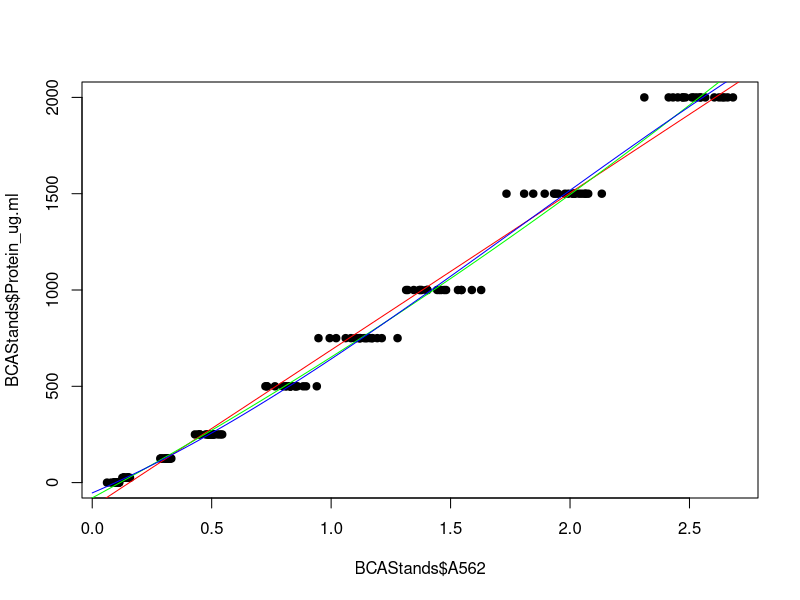
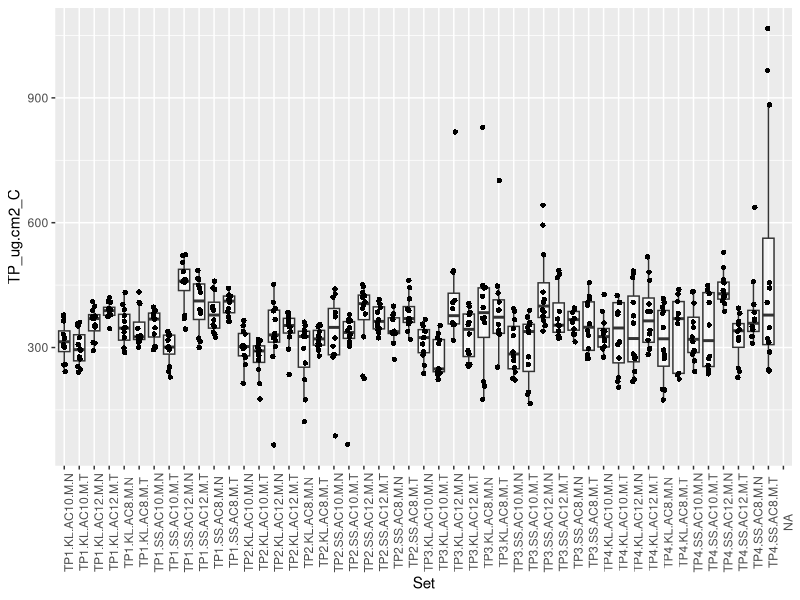
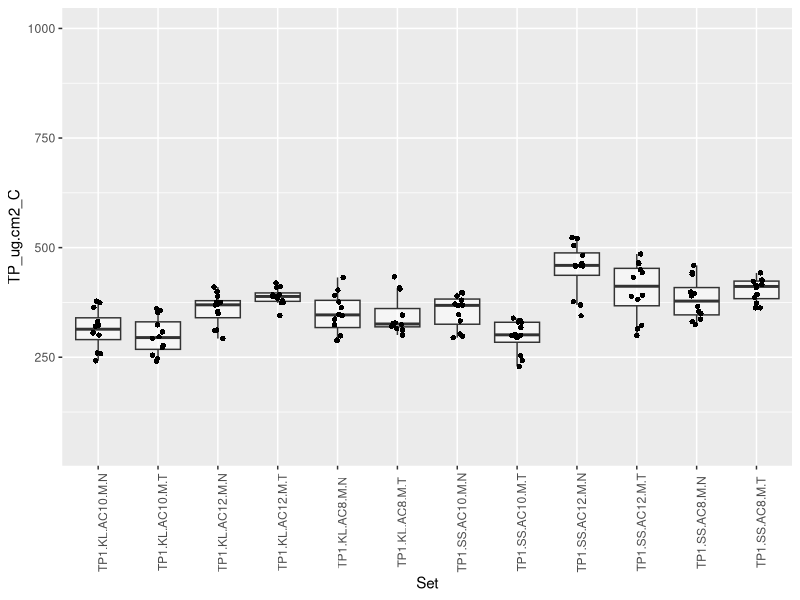
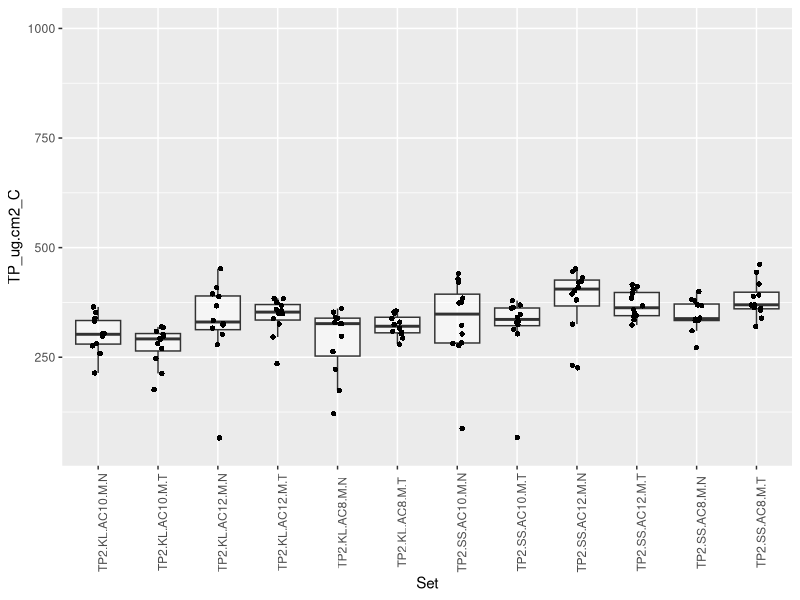
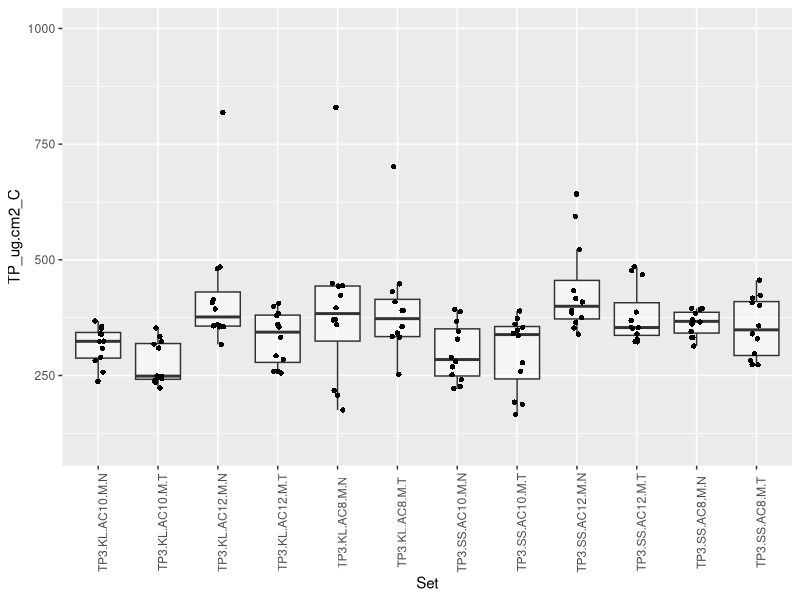
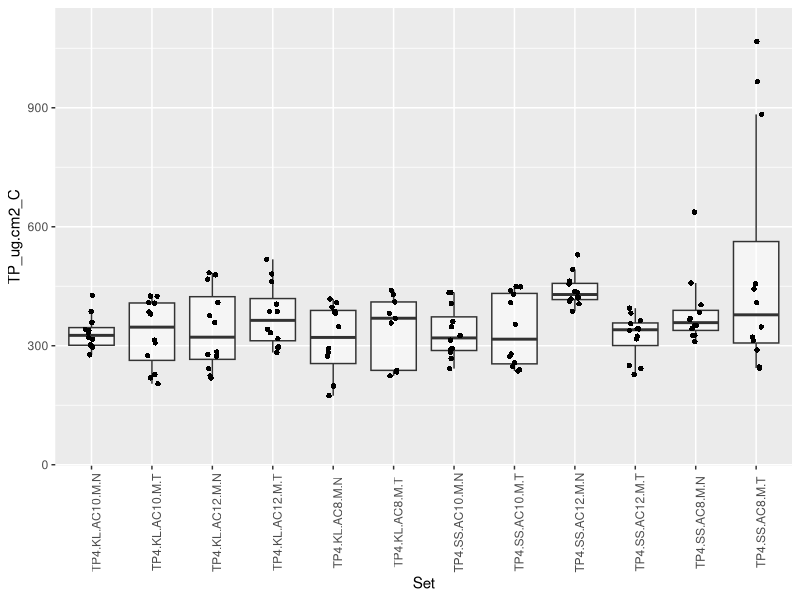
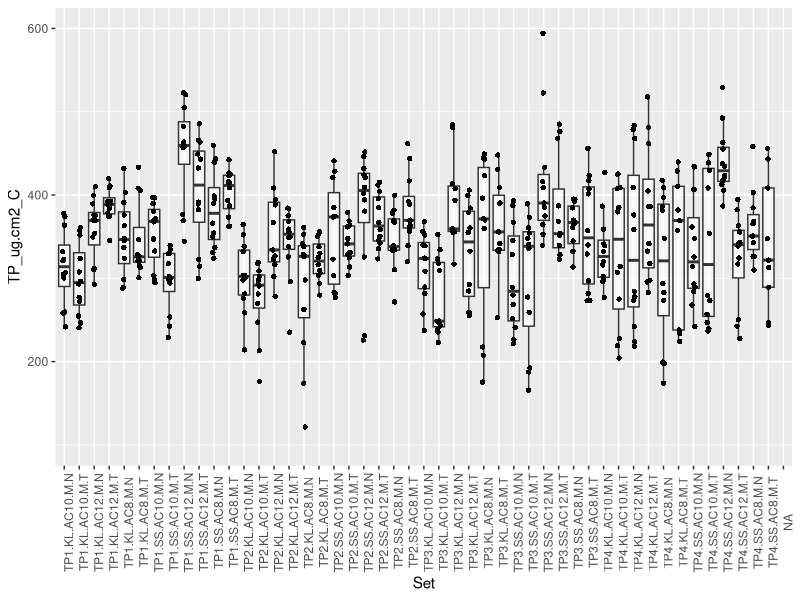
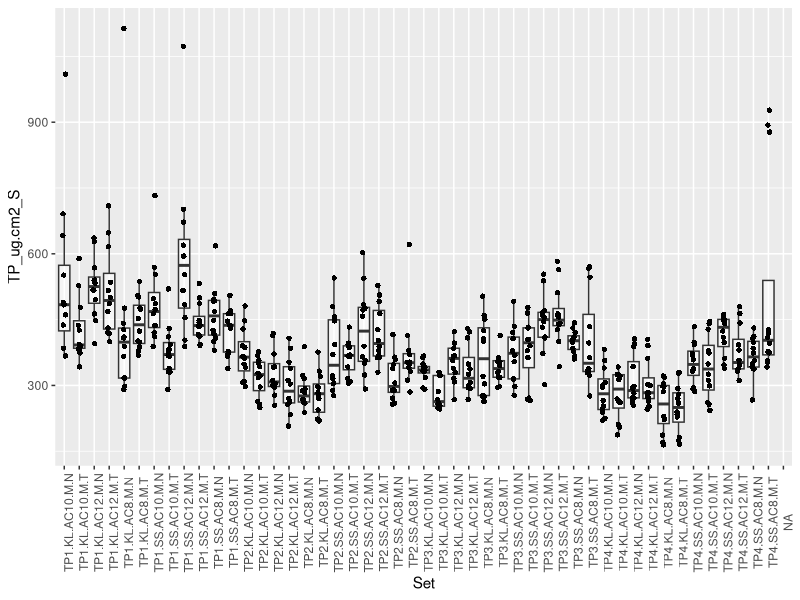

These charts were generated, in order, by the following R code: (Note: this script raises an error after producing the figures.)
## ---- chunk 1
knitr::opts_chunk$set(echo = TRUE, warning = FALSE, message = FALSE)
## ---- chunk 2
##Install Packages if Needed
if (!require("ggplot2")) install.packages("ggplot2")
if (!require("plyr")) install.packages("plyr")

##Load Packages
library(ggplot2) #Required for ggplots
library(plyr) #Required for rename function
## ---- chunk 3
#Note: Run "Graphing Parameters" section from 01_ExperimentalSetup.Rmd file
## ---- chunk 4
####Load Data

Prot<-read.csv("Data/Protein.csv", header=TRUE)
Bio<-read.csv("Data/Biomass.csv", header=TRUE)
Sym<-read.csv("Data/Symbionts.csv", header=TRUE)
Chl<-read.csv("Data/Chlorophyll.csv", header=TRUE)
PAM<-read.csv("Data/PAMData.csv", header=TRUE)
PAM_Meta<-read.csv("Data/PAMMeta.csv", header=TRUE)
BCA.Stand<-read.csv("Data/BCAStandards.csv", header=TRUE)
Wax.Stand<-read.csv("Data/WaxStandards.csv", header=TRUE)
SampData<-read.csv("Data/Samples.csv", header=TRUE)


####Sample Meta Data
str(SampData)

##Set factor variables
SampData$TimeP<-factor(SampData$TimeP, levels=c("IN", "TP1", "TP2", "TP3", "TP4"))
SampData$Site<-factor(SampData$Site, levels=c("KL", "SS"))
SampData$Genotype<-factor(SampData$Genotype, levels=c("AC8", "AC10", "AC12"))
SampData$Orig<-factor(SampData$Orig, levels=c("N", "T"))
SampData$Origin<-factor(SampData$Origin, levels=c("Native", "Transplant"))

##Add a Sample Set Variable
SampData$Set<-paste(SampData$TimeP, SampData$Site, SampData$Genotype, SampData$Treat, SampData$Orig, sep=".")

##Add Site.Orig variable
SampData$Site.Orig<-paste(SampData$Site, SampData$Orig, sep=".")
SampData$Site.Orig<-factor(SampData$Site.Orig, levels=c("KL.N", "KL.T", "SS.N", "SS.T"))


## ---- chunk 5
####Create Standard Curve

##Calculate Surface Area of Cylinders from Standards
Wax.Stand$SA_cm2<-2*pi*(Wax.Stand$Dm_cm/2)*Wax.Stand$Ht_cm+2*pi*(Wax.Stand$Dm_cm/2)^2

##Calculate Difference in Wax Weight
Wax.Stand$Wax.D_g<- Wax.Stand$Wax.F_g-Wax.Stand$Wax.I_g

##Linear Model of SA as a Function of Wax Weight
wax.SA.lm  <- lm(SA_cm2~Wax.D_g, data=Wax.Stand)
summary(wax.SA.lm)
coef(wax.SA.lm)

SA.mod <- function(wax.weight) {
  coefs <- coef(wax.SA.lm)
  #y = mx + b
  SA <- ((coefs[2] * wax.weight) + coefs[1])
  return(SA)}

####Apply Standard Curve

##Calculate Difference in Wax Weight (g) in Sample Data
SampData$Wax.D_g<- SampData$Wax.F_g-SampData$Wax.I_g

##Calculate Surface Area (cm^2) by Applying Linear Model Function
SampData$SA_cm2<-SA.mod(SampData$Wax.D_g)

## ---- chunk 6
##Main Corals in the Nursery
Corals_Main<-subset(SampData, Treat=="M")

##Thermal Tolerance Assay
Corals_Therm<-subset(SampData, Treat=="C" | Treat=="H")
## ---- chunk 7
####Create Standard Curve

##Subset Standards Data
Prot.St<- subset(Prot, Input=="Standard")

##Merge Standard Meta Data with Absorbance data
#Merges by Random Number (RandN) column
BCAStands<-merge(BCA.Stand, Prot.St, all.x=TRUE)

##Plot Protein Concentration as a function of Absorbance 
plot(BCAStands$A562, BCAStands$Protein_ug.ml, pch=19)

##Fit Models of Protein Concentration as a function of Absorbance 

#First degree polynomial equation:
BCA.lm  <- lm(Protein_ug.ml~A562, data=BCAStands)
#Second degree polynomial equation:
BCA.ploy2 <- lm(Protein_ug.ml~poly(A562,2,raw=TRUE), data=BCAStands)
#Third degree polynomial equation:
BCA.ploy3 <- lm(Protein_ug.ml~poly(A562,3,raw=TRUE), data=BCAStands)

##Add Models to Plot
xx <- seq(0,3, length=50)

lines(xx, predict(BCA.lm, newdata=data.frame(A562=xx)), col="red")
lines(xx, predict(BCA.ploy2, newdata=data.frame(A562=xx)), col="green")
lines(xx, predict(BCA.ploy3, newdata=data.frame(A562=xx)), col="blue")

##Compare Models for Best Fit
anova(BCA.lm, BCA.ploy2)
#Poly2 is a significantly better fit than linear

anova(BCA.ploy2, BCA.ploy3)
#Poly3 is significantly better fit than Ploy2

##Create a function with the Poly3 model Equation
summary(BCA.ploy3)
coef(BCA.ploy3)

TP.mod <- function(absorbance) {
  coefs <- coef(BCA.ploy3)
  #y = d + cx + bx^2 + ax^3
  protein <- coefs[1] + (coefs[2] * absorbance) + (coefs[3] * absorbance^2) + (coefs[4] * absorbance^3)
  return(protein)}


####Apply Standard Curve

##Subset Sample Data (Unknown Sample)
Prot.Un<- subset(Prot, Input=="Un")

##Calculate Protein Concentration (ug/ml)
Prot.Un$TP_ug.ml<-TP.mod(Prot.Un$A562)

##Merge with Sample Meta Data to Calculate Protein per Surface Area
#Merges by Random Number (RandN) column
#Adds necessary Slurry Volume (Vol_ml) and Surface Area (SA_cm2) columns
#Retains Sample Meta Data only for samples with Protein data (Main samples only)
Prot.Un<-merge(Prot.Un, SampData, all.x=TRUE, all.y=FALSE)

##Calculate Total Protein (ug) 
Prot.Un$TP_ug<-Prot.Un$TP_ug.ml*Prot.Un$Vol_ml

##Calculate Protein per Surface Area (ug/cm^2)
Prot.Un$TP_ug.cm2<-Prot.Un$TP_ug/Prot.Un$SA_cm2

##Separate Coral and Symbiont Fractions
Prot.C<- subset(Prot.Un, Fraction=="C")
Prot.C<-rename(Prot.C, c("TP_ug.cm2" = "TP_ug.cm2_C"))

Prot.S<- subset(Prot.Un, Fraction=="S")
Prot.S<-rename(Prot.S, c("TP_ug.cm2" = "TP_ug.cm2_S"))
## ---- chunk 8
##Initial Visual Check
ggplot(Prot.C, aes(x=Set, y=TP_ug.cm2_C)) + 
  geom_boxplot(alpha=0.5, shape=2, outlier.shape = NA)+
  geom_jitter(shape=16, position=position_jitter(0.1))+
  theme(axis.text.x = element_text(angle = 90))

##Check for Outliers by Timepoint

#TP1
ggplot(subset(Prot.C, TimeP=="TP1"), aes(x=Set, y=TP_ug.cm2_C)) + 
  geom_boxplot(alpha=0.5, shape=2, outlier.shape = NA)+
  geom_jitter(shape=16, position=position_jitter(0.1))+
  ylim(50,1000)+
  theme(axis.text.x = element_text(angle = 90))

#TP2
ggplot(subset(Prot.C, TimeP=="TP2"), aes(x=Set, y=TP_ug.cm2_C)) + 
  geom_boxplot(alpha=0.5, shape=2, outlier.shape = NA)+
  geom_jitter(shape=16, position=position_jitter(0.1))+
  ylim(50,1000)+
  theme(axis.text.x = element_text(angle = 90))

Prot.C$RandN[which(Prot.C$TimeP=="TP2" & Prot.C$TP_ug.cm2_C<120)] # "125" "126" "127"

#Month TP3
ggplot(subset(Prot.C, TimeP=="TP3"), aes(x=Set, y=TP_ug.cm2_C)) + 
  geom_boxplot(alpha=0.5, shape=2, outlier.shape = NA)+
  geom_jitter(shape=16, position=position_jitter(0.1))+
  ylim(100,1000)+
  theme(axis.text.x = element_text(angle = 90))

Prot.C$RandN[which(Prot.C$TimeP=="TP3" & Prot.C$TP_ug.cm2_C>700)] #"186" "187" "188"

#Month TP4
ggplot(subset(Prot.C, TimeP=="TP4"), aes(x=Set, y=TP_ug.cm2_C)) + 
  geom_boxplot(alpha=0.5, shape=2, outlier.shape = NA)+
  geom_jitter(shape=16, position=position_jitter(0.1))+
  ylim(50,1100)+
  theme(axis.text.x = element_text(angle = 90))

Prot.C$RandN[which(Prot.C$TimeP=="TP4" & Prot.C$TP_ug.cm2_C>600)] #"211" "222" "222" "222"

##Remove Outlier Readings
Prot.C.o<-Prot.C[-c(which((Prot.C$TimeP=="TP2" & Prot.C$TP_ug.cm2_C<120) |
(Prot.C$TimeP=="TP3" & Prot.C$TP_ug.cm2_C>700) |
(Prot.C$TimeP=="TP4" & Prot.C$TP_ug.cm2_C>600))),]

##Visual Check
ggplot(Prot.C.o, aes(x=Set, y=TP_ug.cm2_C)) + 
  geom_boxplot(alpha=0.5, shape=2, outlier.shape = NA)+
  geom_jitter(shape=16, position=position_jitter(0.1))+
  ylim(100,600)+
  theme(axis.text.x = element_text(angle = 90))

## ---- chunk 9
##Initial Visual Check
ggplot(Prot.S, aes(x=Set, y=TP_ug.cm2_S)) + 
  geom_boxplot(alpha=0.5, shape=2, outlier.shape = NA)+
  geom_jitter(shape=16, position=position_jitter(0.1))+
  theme(axis.text.x = element_text(angle = 90))

##Check for Outliers by Timepoint
#TP1
ggplot(subset(Prot.S, TimeP=="TP1"), aes(x=Set, y=TP_ug.cm2_S)) + 
  geom_boxplot(alpha=0.5, shape=2, outlier.shape = NA)+
  geom_jitter(shape=16, position=position_jitter(0.1))+
  ylim(50, 1200)+
  theme(axis.text.x = element_text(angle = 90))

Prot.S$RandN[which(Prot.S$TimeP=="TP1" & Prot.S$TP_ug.cm2_S>750)] #"49" "52" "84"

#TP2
ggplot(subset(Prot.S, TimeP=="TP2"), aes(x=Set, y=TP_ug.cm2_S)) + 
  geom_boxplot(alpha=0.5, shape=2, outlier.shape = NA)+
  geom_jitter(shape=16, position=position_jitter(0.1))+
  ylim(50,1000)+
  theme(axis.text.x = element_text(angle = 90))

Prot.S$RandN[which(Prot.S$TimeP=="TP2" & Prot.S$TP_ug.cm2_S>500 & Prot.S$Site=="SS" & Prot.S$Genotype=="AC8")] #"129"

#TP3
ggplot(subset(Prot.S, TimeP=="TP3"), aes(x=Set, y=TP_ug.cm2_S)) + 
  geom_boxplot(alpha=0.5, shape=2, outlier.shape = NA)+
  geom_jitter(shape=16, position=position_jitter(0.1))+
  ylim(50,1000)+
  theme(axis.text.x = element_text(angle = 90))

#TP4
ggplot(subset(Prot.S, TimeP=="TP4"), aes(x=Set, y=TP_ug.cm2_S)) + 
  geom_boxplot(alpha=0.5, shape=2, outlier.shape = NA)+
  geom_jitter(shape=16, position=position_jitter(0.1))+
  ylim(50,1000)+
  theme(axis.text.x = element_text(angle = 90))

Prot.S$RandN[which(Prot.S$TimeP=="TP4" & Prot.S$TP_ug.cm2_S>750)] #"222" "222" "222"

##Remove Outlier Readings
Prot.S.o<-Prot.S[-c(which((Prot.S$TimeP=="TP1" & Prot.S$TP_ug.cm2_S>750) |
(Prot.S$TimeP=="TP2" & Prot.S$TP_ug.cm2_S>500 & Prot.S$Site=="SS" & Prot.S$Genotype=="AC8") |
(Prot.S$TimeP=="TP4" & Prot.S$TP_ug.cm2_S>750))),]

##Visual Check
ggplot(Prot.S.o, aes(x=Set, y=TP_ug.cm2_S)) + 
  geom_boxplot(alpha=0.5, shape=2, outlier.shape = NA)+
  geom_jitter(shape=16, position=position_jitter(0.1))+
  ylim(100,750)+
  theme(axis.text.x = element_text(angle = 90))

## ---- chunk 10
####Average Across Replicate Readings ("Rep" column: A, B, C)
names(Prot.C.o)
Prot.C.a<-aggregate(Prot.C.o$TP_ug.cm2_C, list(Prot.C.o$RandN, Prot.C.o$ID), mean)
names(Prot.C.a)<-c("RandN", "ID", "TP_ug.cm2_C")

names(Prot.S.o)
Prot.S.a<-aggregate(Prot.S.o$TP_ug.cm2_S, list(Prot.S.o$RandN, Prot.S.o$ID), mean)
names(Prot.S.a)<-c("RandN", "ID", "TP_ug.cm2_S")

#### Add Host and Symbiont for Holobiont 
Prot.Hol<-merge(Prot.C.a, Prot.S.a, all.x=TRUE)
Prot.Hol$TP_ug.cm2<-(Prot.Hol$TP_ug.cm2_C + Prot.Hol$TP_ug.cm2_S)

####Merge Averaged Holobiont Protein Data with Coral Main Data
#Merges by Random Number (RandN) and ID columns
#Retains all Main samples
#Retains RandN, ID, TimeP, Site, Genotype, Orig, Origin, Set, and SA_cm2 from Corals_Main
names(Corals_Main)
CoralData<-merge(Corals_Main[,c(1:5, 8:9, 13:14, 16)], Prot.Hol[,c(1:2, 5)], all.x=TRUE)

## ---- chunk 11
##Calculate Change in Weight after Burning (g)
Bio$DeltaBurn_g<-Bio$Dried_g-Bio$Burned_g

##Calculate Ash Free Dry Weight (AFDW) (g) per Volume Input of Tissue (ml) 
Bio$AFDW_g.ml<-Bio$DeltaBurn_g/Bio$InVol_ml

##Merge with Sample Meta Data to Calculate Biomass per Surface Area
#Merges by Random Number (RandN) column
#Adds necessary Slurry Volume (Vol_ml) and Surface Area (SA_cm2) columns
#Retains Sample Meta Data only for samples with Biomass data (Main samples only)
Bio<-merge(Bio, SampData, all.x=TRUE, all.y=FALSE)

##Calculate Total AFDW (g) 
Bio$AFDW_g<-Bio$AFDW_g.ml*Bio$Vol_ml

##Calculate AFDW per Surface Area (mg/cm^2)
Bio$AFDW_g.cm2<-Bio$AFDW_g/Bio$SA_cm2
Bio$AFDW_mg.cm2 <- Bio$AFDW_g.cm2 * 1000

##Separate Coral and Symbiont Fractions
Bio.C<-subset(Bio, Fraction=="C")
Bio.C<-rename(Bio.C, c("AFDW_mg.cm2" = "AFDW_mg.cm2_C"))

Bio.S<-subset(Bio, Fraction=="Z")
Bio.S<-rename(Bio.S, c("AFDW_mg.cm2" = "AFDW_mg.cm2_S"))

## ---- chunk 12
##Initial Visual Check
ggplot(Bio.C, aes(x=Set, y=AFDW_mg.cm2_C)) + 
  geom_boxplot(alpha=0.5, shape=2, outlier.shape = NA)+
  geom_jitter(shape=16, position=position_jitter(0.1))+
  theme(axis.text.x = element_text(angle = 90))

##Check for Outliers by Timepoint

#TP1
ggplot(subset(Bio.C, TimeP=="TP1"), aes(x=Set, y=AFDW_mg.cm2_C)) + 
  geom_boxplot(alpha=0.5, shape=2, outlier.shape = NA)+
  geom_jitter(shape=16, position=position_jitter(0.1))+
  ylim(0,2.5)+
  theme(axis.text.x = element_text(angle = 90))

#TP2
ggplot(subset(Bio.C, TimeP=="TP2"), aes(x=Set, y=AFDW_mg.cm2_C)) + 
  geom_boxplot(alpha=0.5, shape=2, outlier.shape = NA)+
  geom_jitter(shape=16, position=position_jitter(0.1))+
  ylim(0,2.5)+
  theme(axis.text.x = element_text(angle = 90))

#TP3
ggplot(subset(Bio.C, TimeP=="TP3"), aes(x=Set, y=AFDW_mg.cm2_C)) + 
  geom_boxplot(alpha=0.5, shape=2, outlier.shape = NA)+
  geom_jitter(shape=16, position=position_jitter(0.1))+
  ylim(0,2.5)+
  theme(axis.text.x = element_text(angle = 90))

#TP4
ggplot(subset(Bio.C, TimeP=="TP4"), aes(x=Set, y=AFDW_mg.cm2_C)) + 
  geom_boxplot(alpha=0.5, shape=2, outlier.shape = NA)+
  geom_jitter(shape=16, position=position_jitter(0.1))+
  ylim(0,3.5)+
  theme(axis.text.x = element_text(angle = 90))

Bio.C$RandN[which(Bio.C$TimeP=="TP4" & Bio.C$AFDW_mg.cm2_C>3)] #222 #Also outlier for Protein

##Remove Outliers 
Bio.C.o<-Bio.C[-c(which(Bio.C$TimeP=="TP4" & Bio.C$AFDW_mg.cm2_C>3)),]

##Visual Check
ggplot(Bio.C.o, aes(x=Set, y=AFDW_mg.cm2_C)) + 
  geom_boxplot(alpha=0.5, shape=2, outlier.shape = NA)+
  geom_jitter(shape=16, position=position_jitter(0.1))+
  ylim(0,2.5)+
  theme(axis.text.x = element_text(angle = 90))

## ---- chunk 13
##Initial Visual Check
ggplot(Bio.S, aes(x=Set, y=AFDW_mg.cm2_S)) + 
  geom_boxplot(alpha=0.5, shape=2, outlier.shape = NA)+
  geom_jitter(shape=16, position=position_jitter(0.1))+
  theme(axis.text.x = element_text(angle = 90))

##Check for Outliers by Timepoint

#TP1
ggplot(subset(Bio.S, TimeP=="TP1"), aes(x=Set, y=AFDW_mg.cm2_S)) + 
  geom_boxplot(alpha=0.5, shape=2, outlier.shape = NA)+
  geom_jitter(shape=16, position=position_jitter(0.1))+
  ylim(0,1.5)+
  theme(axis.text.x = element_text(angle = 90))

#TP2
ggplot(subset(Bio.S, TimeP=="TP2"), aes(x=Set, y=AFDW_mg.cm2_S)) + 
  geom_boxplot(alpha=0.5, shape=2, outlier.shape = NA)+
  geom_jitter(shape=16, position=position_jitter(0.1))+
  ylim(0,1.5)+
  theme(axis.text.x = element_text(angle = 90))

#TP3
ggplot(subset(Bio.S, TimeP=="TP3"), aes(x=Set, y=AFDW_mg.cm2_S)) + 
  geom_boxplot(alpha=0.5, shape=2, outlier.shape = NA)+
  geom_jitter(shape=16, position=position_jitter(0.1))+
  ylim(0,1.5)+
  theme(axis.text.x = element_text(angle = 90))

#TP4
ggplot(subset(Bio.S, TimeP=="TP4"), aes(x=Set, y=AFDW_mg.cm2_S)) + 
  geom_boxplot(alpha=0.5, shape=2, outlier.shape = NA)+
  geom_jitter(shape=16, position=position_jitter(0.1))+
  ylim(0,2)+
  theme(axis.text.x = element_text(angle = 90))

Bio.S$RandN[which(Bio.S$TimeP=="TP4" & Bio.S$AFDW_mg.cm2_S>1.5)] #222 #Also outlier for Protein and Biomass of Host


##Remove Outliers 
Bio.S.o<-Bio.S[-c(which(Bio.S$TimeP=="TP4" & Bio.S$AFDW_mg.cm2_S>1.5)),]

##Visual Check
ggplot(Bio.S.o, aes(x=Set, y=AFDW_mg.cm2_S)) + 
  geom_boxplot(alpha=0.5, shape=2, outlier.shape = NA)+
  geom_jitter(shape=16, position=position_jitter(0.1))+
  ylim(0,1.5)+
  theme(axis.text.x = element_text(angle = 90))

## ---- chunk 14
#### Add Host and Symbiont for Holobiont 
Bio.Hol<-merge(Bio.C.o, Bio.S.o, all.x=TRUE)
Bio.Hol$AFDW_mg.cm2<-(Bio.Hol$AFDW_mg.cm2_C + Bio.Hol$AFDW_mg.cm2_S)

####Merge Averaged Holobiont Biomass Data with Coral Main Data
#Merges by ID column and adds AFDW (mg/cm^2) (AFDW_mg.cm2) column from Biomass dataframe
#Retains all Main samples
CoralData<-merge(CoralData, Bio.Hol[,c(1:2, 5)], all.x=TRUE)

## ---- chunk 15
##Subtract Background A750 from A630 and A663
Chl$A630.c<-Chl$A630-Chl$A750
Chl$A663.c<-Chl$A663-Chl$A750

##Divide by Pathlength (0.5cm pathlength for 175ul sample in UVStar Plate) 
Chl$A630.c<-c(Chl$A630.c/0.5)
Chl$A663.c<-c(Chl$A663.c/0.5)

##Calculate Chl-a and Chl-c2 in ug/ml
Chl$Chl.a_ug.ml<-11.43*Chl$A663.c- 0.64*Chl$A630.c
Chl$Chl.c2_ug.ml <- 27.09*Chl$A630.c - 3.63*Chl$A663.c

##Merge with Sample Data to Calculate Chlorophyll per Surface Area
#Merges by Random Number (RandN) column
#Adds necessary Slurry Volume (Vol_ml) and Surface Area (SA_cm2) columns
Chl<-merge(Chl, SampData,  all=TRUE)

##Calculate Total Chlorophyll-a and c2 (ug) 
Chl$Chl.a_ug<-Chl$Chl.a_ug.ml*Chl$Vol_ml
Chl$Chl.c2_ug<-Chl$Chl.c2_ug.ml*Chl$Vol_ml

##Calculate Chlorophyll-a and c2 per Surface Area (ug/cm^2)
Chl$Chl.a_ug.cm2<-Chl$Chl.a_ug/Chl$SA_cm2
Chl$Chl.c2_ug.cm2<-Chl$Chl.c2_ug/Chl$SA_cm2

##Initial Visual Check
ggplot(Chl, aes(x=Set, y=Chl.a_ug.cm2)) + 
  geom_boxplot(alpha=0.5, shape=2, outlier.shape = NA)+
  geom_jitter(shape=16, position=position_jitter(0.1))+
  theme(axis.text.x = element_text(angle = 90))

ggplot(Chl, aes(x=Set, y=Chl.c2_ug.cm2)) + 
  geom_boxplot(alpha=0.5, shape=2, outlier.shape = NA)+
  geom_jitter(shape=16, position=position_jitter(0.1))+
  theme(axis.text.x = element_text(angle = 90))

##Set Negative Values to Zero
Chl$Chl.a_ug.cm2[(which(Chl$Chl.a_ug.cm2<0))]<-0
Chl$Chl.c2_ug.cm2[(which(Chl$Chl.c2_ug.cm2<0))]<-0

##Add Chlorophyll-a and c2 for Total Chlorophyll per Surface Area (ug/cm^2)
Chl$Chl_ug.cm2<-Chl$Chl.a_ug.cm2+Chl$Chl.c2_ug.cm2

##Visual Check
ggplot(Chl, aes(x=Set, y=Chl_ug.cm2)) + 
  geom_boxplot(alpha=0.5, shape=2, outlier.shape = NA)+
  geom_jitter(shape=16, position=position_jitter(0.1))+
  theme(axis.text.x = element_text(angle = 90))

## ---- chunk 16
##Subset Main Corals
Chl.M<-subset(Chl, Treat=="M")

#TP1
ggplot(subset(Chl.M, TimeP=="TP1"), aes(x=Set, y=Chl_ug.cm2)) + 
  geom_boxplot(alpha=0.5, shape=2, outlier.shape = NA)+
  geom_jitter(shape=16, position=position_jitter(0.1))+
  ylim(0,2.5)+
  theme(axis.text.x = element_text(angle = 90))


#TP2
ggplot(subset(Chl.M, TimeP=="TP2"), aes(x=Set, y=Chl_ug.cm2)) + 
  geom_boxplot(alpha=0.5, shape=2, outlier.shape = NA)+
  geom_jitter(shape=16, position=position_jitter(0.1))+
  ylim(0,4.5)+
  theme(axis.text.x = element_text(angle = 90))

#TP3
ggplot(subset(Chl.M, TimeP=="TP3"), aes(x=Set, y=Chl_ug.cm2)) + 
  geom_boxplot(alpha=0.5, shape=2, outlier.shape = NA)+
  geom_jitter(shape=16, position=position_jitter(0.1))+
  ylim(0,4.5)+
  theme(axis.text.x = element_text(angle = 90))

#TP4
ggplot(subset(Chl.M, TimeP=="TP4"), aes(x=Set, y=Chl_ug.cm2)) + 
  geom_boxplot(alpha=0.5, shape=2, outlier.shape = NA)+
  geom_jitter(shape=16, position=position_jitter(0.1))+
  ylim(0,7.5)+
  theme(axis.text.x = element_text(angle = 90))

Chl.M$RandN[which(Chl.M$TimeP=="TP4" & Chl.M$Chl_ug.cm2>6)] #"222" "222" "222" #Also outlier for Protein and Biomass

##Remove Outliers 
Chl.M.o<-Chl.M[-c(which(Chl.M$TimeP=="TP4" & Chl.M$Chl_ug.cm2>6)),]

## ---- chunk 17
##Subset Control Treatment in Thermal Tolerance Assay 
Chl.C<-subset(Chl, Treat=="C")

#IN
ggplot(subset(Chl.C, TimeP=="IN"), aes(x=Set, y=Chl_ug.cm2)) + 
  geom_boxplot(alpha=0.5, shape=2, outlier.shape = NA)+
  geom_jitter(shape=16, position=position_jitter(0.1))+
  ylim(0,2.5)+
  theme(axis.text.x = element_text(angle = 90))

Chl.C$RandN[which(Chl.C$TimeP=="IN" & Chl.C$Chl_ug.cm2<0.25)] #"W2_45"

#TP1
ggplot(subset(Chl.C, TimeP=="TP1"), aes(x=Set, y=Chl_ug.cm2)) + 
  geom_boxplot(alpha=0.5, shape=2, outlier.shape = NA)+
  geom_jitter(shape=16, position=position_jitter(0.1))+
  ylim(0,2.5)+
  theme(axis.text.x = element_text(angle = 90))

#TP2
ggplot(subset(Chl.C, TimeP=="TP2"), aes(x=Set, y=Chl_ug.cm2)) + 
  geom_boxplot(alpha=0.5, shape=2, outlier.shape = NA)+
  geom_jitter(shape=16, position=position_jitter(0.1))+
  ylim(0,2.5)+
  theme(axis.text.x = element_text(angle = 90))

#TP3
ggplot(subset(Chl.C, TimeP=="TP3"), aes(x=Set, y=Chl_ug.cm2)) + 
  geom_boxplot(alpha=0.5, shape=2, outlier.shape = NA)+
  geom_jitter(shape=16, position=position_jitter(0.1))+
  ylim(0,3.5)+
  theme(axis.text.x = element_text(angle = 90))

Chl.C$RandN[which(Chl.C$TimeP=="TP3" & Chl.C$Chl_ug.cm2>2.5)] #"M8_33" "M8_33" "M8_33" 

#TP4
ggplot(subset(Chl.C, TimeP=="TP4"), aes(x=Set, y=Chl_ug.cm2)) + 
  geom_boxplot(alpha=0.5, shape=2, outlier.shape = NA)+
  geom_jitter(shape=16, position=position_jitter(0.1))+
  ylim(0,4)+
  theme(axis.text.x = element_text(angle = 90))

##Remove Outliers 
Chl.C.o<-Chl.C[-c(which((Chl.C$TimeP=="IN" & Chl.C$Chl_ug.cm2<0.25)| 
                          (Chl.C$TimeP=="TP3" & Chl.C$Chl_ug.cm2>2.5))),]

## ---- chunk 18
##Subset Heated Treatment in Thermal Tolerance Assay
Chl.H<-subset(Chl, Treat=="H")

#IN
ggplot(subset(Chl.H, TimeP=="IN"), aes(x=Set, y=Chl_ug.cm2)) + 
  geom_boxplot(alpha=0.5, shape=2, outlier.shape = NA)+
  geom_jitter(shape=16, position=position_jitter(0.1))+
  ylim(0,1)+
  theme(axis.text.x = element_text(angle = 90))

Chl.H$RandN[which(Chl.H$TimeP=="IN" & Chl.H$Chl_ug.cm2>0.75)] #"W2_88" "W2_88" "W2_88"

#TP1
ggplot(subset(Chl.H, TimeP=="TP1"), aes(x=Set, y=Chl_ug.cm2)) + 
  geom_boxplot(alpha=0.5, shape=2, outlier.shape = NA)+
  geom_jitter(shape=16, position=position_jitter(0.1))+
  ylim(0,1)+
  theme(axis.text.x = element_text(angle = 90))

#TP2
ggplot(subset(Chl.H, TimeP=="TP2"), aes(x=Set, y=Chl_ug.cm2)) + 
  geom_boxplot(alpha=0.5, shape=2, outlier.shape = NA)+
  geom_jitter(shape=16, position=position_jitter(0.1))+
  ylim(0,1)+
  theme(axis.text.x = element_text(angle = 90))

#TP3
ggplot(subset(Chl.H, TimeP=="TP3"), aes(x=Set, y=Chl_ug.cm2)) + 
  geom_boxplot(alpha=0.5, shape=2, outlier.shape = NA)+
  geom_jitter(shape=16, position=position_jitter(0.1))+
  ylim(0,2)+
  theme(axis.text.x = element_text(angle = 90))

Chl.H$RandN[which(Chl.H$TimeP=="TP3" & Chl.H$Chl_ug.cm2>1.5 & Chl.H$Genotype=="AC10")] #"M8_11" "M8_11"

#TP4
ggplot(subset(Chl.H, TimeP=="TP4"), aes(x=Set, y=Chl_ug.cm2)) + 
  geom_boxplot(alpha=0.5, shape=2, outlier.shape = NA)+
  geom_jitter(shape=16, position=position_jitter(0.1))+
  ylim(0,1)+
  theme(axis.text.x = element_text(angle = 90))

Chl.H$RandN[which(Chl.H$TimeP=="TP4" & Chl.H$Chl_ug.cm2>0.5)] #"M12_63" "M12_63" "M12_63"

##Remove Outliers
Chl.H.o<-Chl.H[-c(which((Chl.H$TimeP=="IN" & Chl.H$Chl_ug.cm2>0.75) |
(Chl.H$TimeP=="TP3" & Chl.H$Chl_ug.cm2>1.5 & Chl.H$Genotype=="AC10") | 
(Chl.H$TimeP=="TP4" & Chl.H$Chl_ug.cm2>0.50))),]

## ---- chunk 19
##Recombine Cleaned Chlorophyll dataframes
Chl.o<-rbind(Chl.M.o, Chl.C.o, Chl.H.o)

ggplot(Chl.o, aes(x=Set, y=Chl_ug.cm2)) + 
  geom_boxplot(alpha=0.5, shape=2, outlier.shape = NA)+
  geom_jitter(shape=16, position=position_jitter(0.1))+
  theme(axis.text.x = element_text(angle = 90))


##Average Across Replicate Readings ("Rep" column: A, B, C)
names(Chl.o)
Chl.a<-aggregate(Chl.o$Chl_ug.cm2, list(Chl.o$RandN, Chl.o$ID), mean)
names(Chl.a)<-c("RandN", "ID", "Chl_ug.cm2")

##Add Total Chlorophyll to Main Coral Data and Thermal Tolerance Data

##Merge Averaged Chlorophyll Data with Coral Main Data
#Merges by Random Number (RandN) and ID columns
#Retains all Main samples
names(Chl.a)
CoralData<-merge(CoralData, Chl.a, all.x=TRUE, all.y=FALSE)

##Merge Averaged Chlorophyll Data with Thermal Tolerance Data
#Merges by Random Number (RandN) and ID columns
#Retains all Thermal Tolerance Assay samples
#Retains RandN, ID, TimeP, Site, Genotype, Treat, Treatment, Orig, Origin, Set, and SA_cm2 from Corals_Therm
names(Corals_Therm)
ThermData<-merge(Corals_Therm[,c(1:9, 13:14, 16)], Chl.a, all.x=TRUE, all.y=FALSE)

## ---- chunk 20
####Calculate Dilution Factors

#Scales for 1:10 Dilution Sent for Flow Cytometry
Sym$Send_df<-Sym$SendInputVol_ul/Sym$SendTotalVol_ul

##Scales for Resuspending Symbiont Pellet based on Volume of 0.01% SDS Used
Sym$Resp_df<-Sym$InputVol_ul/Sym$RespVol_ul

####Calculate Symbiont Density

##Scale Flow Cy Count/ul to account for Dilution Factor applied at Flow Cy Center
Sym$Count_ul_scaled_FC_df<-Sym$Count_ul/Sym$FC_df

##Scale Flow Cy Count/ul to account for Sent Dilution Factor
Sym$Count_ul_scaled_send_df<-Sym$Count_ul_scaled_FC_df/Sym$Send_df

##Scale Flow Cy Count/ul to account for Resuspension Dilution Factor
Sym$Count_ul_scaled_resp_df<-Sym$Count_ul_scaled_send_df/Sym$Resp_df

##Merge with Sample Data to Calculate Symbionts per Surface Area
#Merges by Random Number (RandN) column
#Adds necessary Slurry Volume (Vol_ml) and Surface Area (SA_cm2) columns
#Retains Sample Meta Data only for samples with Symbiont data (Thermal Assay samples only)
Sym<-merge(Sym, SampData, all.x=TRUE, all.y=FALSE)

##Calculate Total Symbiont Count (scaling to Slurry Total Volume in ul)
Sym$Count_total<-Sym$Count_ul_scaled_resp_df*(Sym$Vol_ml*1000)

##Calculate Symbionts per Surface Area
Sym$Sym_cm2<-Sym$Count_total/Sym$SA_cm2

##Scale to Symb * 10^6 / cm^2
Sym$Sym10.6_cm2<-Sym$Sym_cm2/10^6

##Initial Visual Check
ggplot(Sym, aes(x=Set, y=Sym10.6_cm2)) + 
  geom_boxplot(alpha=0.5, shape=2, outlier.shape = NA)+
  geom_jitter(shape=16, position=position_jitter(0.1))+
  theme(axis.text.x = element_text(angle = 90))

## ---- chunk 21
##Subset Control Treatment in Thermal Tolerance Assay
Sym.C<-subset(Sym, Treat=="C")
Sym.C<-Sym.C[-c(which(is.na(Sym.C$Sym10.6_cm2))),]

#IN
ggplot(subset(Sym.C, TimeP=="IN"), aes(x=Set, y=Sym10.6_cm2)) + 
  geom_boxplot(alpha=0.5, shape=2, outlier.shape = NA)+
  geom_jitter(shape=16, position=position_jitter(0.1))+
  ylim(0,2)+
  theme(axis.text.x = element_text(angle = 90))

#TP1
ggplot(subset(Sym.C, TimeP=="TP1"), aes(x=Set, y=Sym10.6_cm2)) + 
  geom_boxplot(alpha=0.5, shape=2, outlier.shape = NA)+
  geom_jitter(shape=16, position=position_jitter(0.1))+
  ylim(0,2)+
  theme(axis.text.x = element_text(angle = 90))

#TP2
ggplot(subset(Sym.C, TimeP=="TP2"), aes(x=Set, y=Sym10.6_cm2)) + 
  geom_boxplot(alpha=0.5, shape=2, outlier.shape = NA)+
  geom_jitter(shape=16, position=position_jitter(0.1))+
  ylim(0,2)+
  theme(axis.text.x = element_text(angle = 90))

#TP3
ggplot(subset(Sym.C, TimeP=="TP3"), aes(x=Set, y=Sym10.6_cm2)) + 
  geom_boxplot(alpha=0.5, shape=2, outlier.shape = NA)+
  geom_jitter(shape=16, position=position_jitter(0.1))+
  ylim(0,2)+
  theme(axis.text.x = element_text(angle = 90))

#TP4
ggplot(subset(Sym.C, TimeP=="TP4"), aes(x=Set, y=Sym10.6_cm2)) + 
  geom_boxplot(alpha=0.5, shape=2, outlier.shape = NA)+
  geom_jitter(shape=16, position=position_jitter(0.1))+
  ylim(0,2)+
  theme(axis.text.x = element_text(angle = 90))

## ---- chunk 22
##Subset Heated Treatment in Thermal Tolerance Assay
Sym.H<-subset(Sym, Treat=="H")

#IN
ggplot(subset(Sym.H, TimeP=="IN"), aes(x=Set, y=Sym10.6_cm2)) + 
  geom_boxplot(alpha=0.5, shape=2, outlier.shape = NA)+
  geom_jitter(shape=16, position=position_jitter(0.1))+
  ylim(0,1)+
  theme(axis.text.x = element_text(angle = 90))

#TP1
ggplot(subset(Sym.H, TimeP=="TP1"), aes(x=Set, y=Sym10.6_cm2)) + 
  geom_boxplot(alpha=0.5, shape=2, outlier.shape = NA)+
  geom_jitter(shape=16, position=position_jitter(0.1))+
  ylim(0,1)+
  theme(axis.text.x = element_text(angle = 90))

Sym.H$RandN[which(Sym.H$TimeP=="TP1" & Sym.H$Sym10.6_cm2>0.75)] #"M1_73" "M1_73"

#TP2
ggplot(subset(Sym.H, TimeP=="TP2"), aes(x=Set, y=Sym10.6_cm2)) + 
  geom_boxplot(alpha=0.5, shape=2, outlier.shape = NA)+
  geom_jitter(shape=16, position=position_jitter(0.1))+
  ylim(0,1.5)+
  theme(axis.text.x = element_text(angle = 90))

Sym.H$RandN[which(Sym.H$TimeP=="TP2" & Sym.H$Sym10.6_cm2>0.75)] #"M4_61" "M4_85"

#TP3
ggplot(subset(Sym.H, TimeP=="TP3"), aes(x=Set, y=Sym10.6_cm2)) + 
  geom_boxplot(alpha=0.5, shape=2, outlier.shape = NA)+
  geom_jitter(shape=16, position=position_jitter(0.1))+
  ylim(0,2.1)+
  theme(axis.text.x = element_text(angle = 90))

Sym.H$RandN[which(Sym.H$TimeP=="TP3" & Sym.H$Sym10.6_cm2>1.8)] #"M8_42"

#TP4
ggplot(subset(Sym.H, TimeP=="TP4"), aes(x=Set, y=Sym10.6_cm2)) + 
  geom_boxplot(alpha=0.5, shape=2, outlier.shape = NA)+
  geom_jitter(shape=16, position=position_jitter(0.1))+
  ylim(0,1)+
  theme(axis.text.x = element_text(angle = 90))

##Remove Outliers
Sym.H.o<-Sym.H[-c(which((Sym.H$TimeP=="TP1" & Sym.H$Sym10.6_cm2>0.75) | 
                          (Sym.H$TimeP=="TP2" & Sym.H$Sym10.6_cm2>0.75) |
                          (Sym.H$TimeP=="TP3" & Sym.H$Sym10.6_cm2>1.8))),]

## ---- chunk 23
##Recombine Cleaned Symbionts dataframes
Sym.o<-rbind(Sym.C, Sym.H.o)

##Visual Check
ggplot(Sym.o, aes(x=Set, y=Sym10.6_cm2)) + 
  geom_boxplot(alpha=0.5, shape=2, outlier.shape = NA)+
  geom_jitter(shape=16, position=position_jitter(0.1))+
  theme(axis.text.x = element_text(angle = 90))

##Average Across Replicate Readings ("Rep" column: A, B, C)
names(Sym.o)
Sym.a<-aggregate(Sym.o$Sym10.6_cm2, list(Sym.o$RandN, Sym.o$ID), mean)
names(Sym.a)<-c("RandN", "ID", "Sym10.6_cm2")

##Add Symbiont Density to Thermal Tolerance Data

##Merge Averaged Symbiont Data with Thermal Tolerance Data
#Merges by Random Number (RandN) and ID columns
#Retains all Thermal Tolerance Assay samples
names(ThermData)
ThermData<-merge(ThermData, Sym.a, all.x=TRUE, all.y=FALSE)

## ---- chunk 24
##Merge PAM Meta Data with PAM Data
#Merges by Memory Number (Memory) column
#Retains PAM Data only for relevant measurements with Meta Data 
PAM<-merge(PAM_Meta, PAM, all.x=TRUE, all.y=FALSE)

PAM<-PAM[-c(which(is.na(PAM$Fv_Fm))),]

##Merge PAM Data with Sample Data
#Merges by ID column
#Retains Sample Meta Data only for samples with Fv/Fm data (Thermal Assay samples only)
PAM<-merge(PAM, SampData, all.x=TRUE, all.y=FALSE)

##Initial Visual Check
ggplot(PAM, aes(x=Set, y=Fv_Fm)) + 
  geom_boxplot(alpha=0.5, shape=2, outlier.shape = NA)+
  geom_jitter(shape=16, position=position_jitter(0.1))+
  theme(axis.text.x = element_text(angle = 90))

## ---- chunk 25
##Subset Control Treatment in Thermal Tolerance Assay
PAM.C<-subset(PAM, Treat=="C")

#IN
ggplot(subset(PAM.C, TimeP=="IN"), aes(x=Set, y=Fv_Fm)) + 
  geom_boxplot(alpha=0.5, shape=2, outlier.shape = NA)+
  geom_jitter(shape=16, position=position_jitter(0.1))+
  ylim(0.45,0.75)+
  theme(axis.text.x = element_text(angle = 90))

PAM.C$RandN[which(PAM.C$TimeP=="IN" & PAM.C$Fv_Fm<0.5)] # "W2_93" 

#TP1
ggplot(subset(PAM.C, TimeP=="TP1"), aes(x=Set, y=Fv_Fm)) + 
  geom_boxplot(alpha=0.5, shape=2, outlier.shape = NA)+
  geom_jitter(shape=16, position=position_jitter(0.1))+
  ylim(0.45,0.75)+
  theme(axis.text.x = element_text(angle = 90))

#TP2
ggplot(subset(PAM.C, TimeP=="TP2"), aes(x=Set, y=Fv_Fm)) + 
  geom_boxplot(alpha=0.5, shape=2, outlier.shape = NA)+
  geom_jitter(shape=16, position=position_jitter(0.1))+
  ylim(0.45,0.75)+
  theme(axis.text.x = element_text(angle = 90))

PAM.C$RandN[which(PAM.C$TimeP=="TP2" & PAM.C$Fv_Fm<0.53)] # "M4_91"

#TP3
ggplot(subset(PAM.C, TimeP=="TP3"), aes(x=Set, y=Fv_Fm)) + 
  geom_boxplot(alpha=0.5, shape=2, outlier.shape = NA)+
  geom_jitter(shape=16, position=position_jitter(0.1))+
  ylim(0.45,0.75)+
  theme(axis.text.x = element_text(angle = 90))

#TP4
ggplot(subset(PAM.C, TimeP=="TP4"), aes(x=Set, y=Fv_Fm)) + 
  geom_boxplot(alpha=0.5, shape=2, outlier.shape = NA)+
  geom_jitter(shape=16, position=position_jitter(0.1))+
  ylim(0.45,0.75)+
  theme(axis.text.x = element_text(angle = 90))

##Remove Outliers
PAM.C.o<-PAM.C[-c(which((PAM.C$TimeP=="IN" & PAM.C$Fv_Fm<0.5) | (PAM.C$TimeP=="TP2" & PAM.C$Fv_Fm<0.53))),]

## ---- chunk 26
##Subset Heated Treatment in Thermal Tolerance Assay
PAM.H<-subset(PAM, Treat=="H")

#IN
ggplot(subset(PAM.H, TimeP=="IN"), aes(x=Set, y=Fv_Fm)) + 
  geom_boxplot(alpha=0.5, shape=2, outlier.shape = NA)+
  geom_jitter(shape=16, position=position_jitter(0.1))+
  ylim(0.25,0.7)+
  theme(axis.text.x = element_text(angle = 90))

PAM.H$RandN[which(PAM.H$TimeP=="IN" & PAM.H$Fv_Fm<0.5 &  PAM.H$Site=="SS")] # "W2_94" "W2_94"


#TP1
ggplot(subset(PAM.H, TimeP=="TP1"), aes(x=Set, y=Fv_Fm)) + 
  geom_boxplot(alpha=0.5, shape=2, outlier.shape = NA)+
  geom_jitter(shape=16, position=position_jitter(0.1))+
  ylim(0.25,0.7)+
  theme(axis.text.x = element_text(angle = 90))

PAM.H$RandN[which(PAM.H$TimeP=="TP1" & PAM.H$Fv_Fm<0.35)] # "M1_86"

#TP2
ggplot(subset(PAM.H, TimeP=="TP2"), aes(x=Set, y=Fv_Fm)) + 
  geom_boxplot(alpha=0.5, shape=2, outlier.shape = NA)+
  geom_jitter(shape=16, position=position_jitter(0.1))+
  ylim(0.25,0.7)+
  theme(axis.text.x = element_text(angle = 90))

PAM.H$RandN[which(PAM.H$TimeP=="TP2" & PAM.H$Fv_Fm<0.35 &  PAM.H$Site=="SS")] # "M4_84"

#TP3
ggplot(subset(PAM.H, TimeP=="TP3"), aes(x=Set, y=Fv_Fm)) + 
  geom_boxplot(alpha=0.5, shape=2, outlier.shape = NA)+
  geom_jitter(shape=16, position=position_jitter(0.1))+
  ylim(0.25,0.7)+
  theme(axis.text.x = element_text(angle = 90))

PAM.H$RandN[which(PAM.H$TimeP=="TP3" & PAM.H$Fv_Fm<0.45)] # "M8_83"

#TP4
ggplot(subset(PAM.H, TimeP=="TP4"), aes(x=Set, y=Fv_Fm)) + 
  geom_boxplot(alpha=0.5, shape=2, outlier.shape = NA)+
  geom_jitter(shape=16, position=position_jitter(0.1))+
  ylim(0.2,0.7)+
  theme(axis.text.x = element_text(angle = 90))


##Remove Outliers 
PAM.H.o<-PAM.H[-c(which((PAM.H$TimeP=="IN" & PAM.H$Fv_Fm<0.5 &  PAM.H$Site=="SS") | 
                          (PAM.H$TimeP=="TP1" & PAM.H$Fv_Fm<0.35)|
              (PAM.H$TimeP=="TP2" & PAM.H$Fv_Fm<0.35 &  PAM.H$Site=="SS") |
                (PAM.H$TimeP=="TP3" & PAM.H$Fv_Fm<0.45))),]

## ---- chunk 27
##Recombine Cleaned PAM dataframes
PAM.o<-rbind(PAM.C.o, PAM.H.o)

ggplot(PAM.o, aes(x=Set, y=Fv_Fm)) + 
  geom_boxplot(alpha=0.5, shape=2, outlier.shape = NA)+
  geom_jitter(shape=16, position=position_jitter(0.1))+
  theme(axis.text.x = element_text(angle = 90))


##Average Across Replicate Readings ("Rep" column: A, B, C)
names(PAM.o)
PAM.a<-aggregate(PAM.o$Fv_Fm, list(PAM.o$ID), mean)
names(PAM.a)<-c("ID", "Fv_Fm")

##Add Fv/Fm to Thermal Tolerance Data

##Merge Averaged Fv/Fm Data with Thermal Tolerance Data
#Merges by ID column
#Retains all Thermal Tolerance Assay samples
names(ThermData)
ThermData<-merge(ThermData, PAM.a, all.x=TRUE, all.y=FALSE)

## ---- chunk 28
##Main Coral Data
write.csv(CoralData, "Outputs/CoralData.csv", row.names=FALSE)

##Thermal Tolerance Assay
write.csv(ThermData, "Outputs/ThermData.csv", row.names=FALSE)
